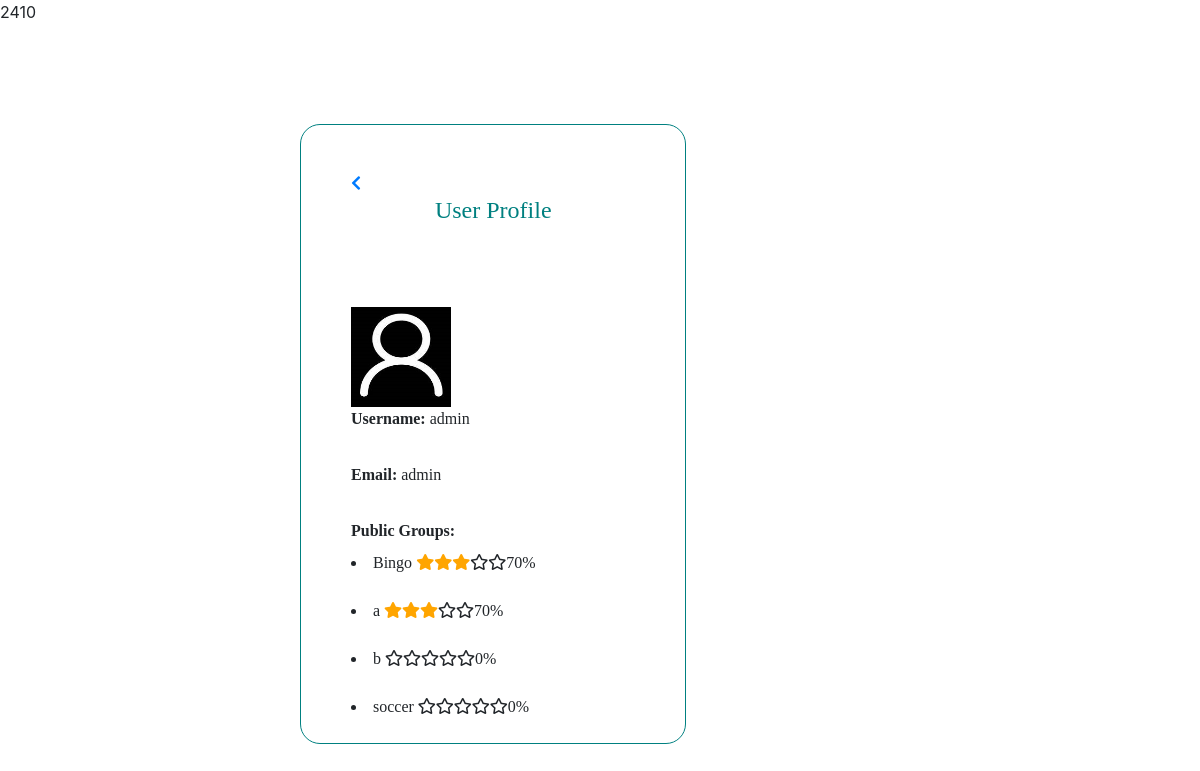
Before: /allprofile.php?id=20 (signed in) with the older database file.
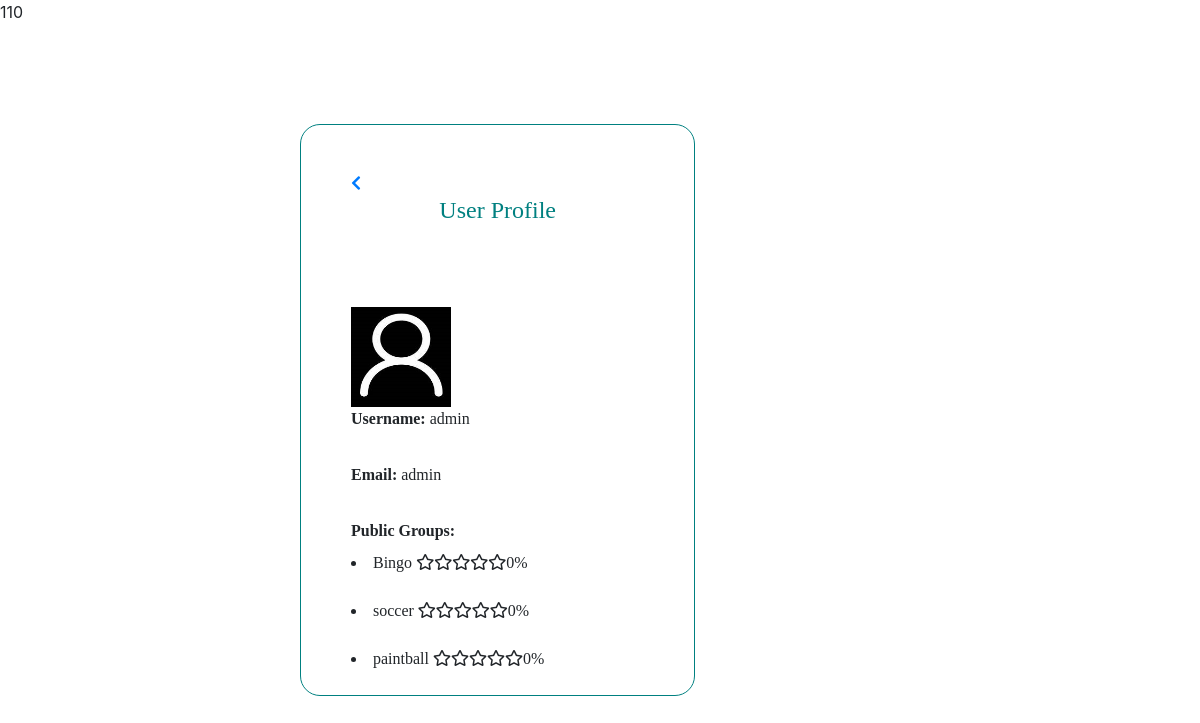
After: the same page with the newer database file.
### tables this page shows
CREATE TABLE `groups` (
  `group_id` int(11) NOT NULL,
  `group_name` text NOT NULL,
  `owner_id` int(11) NOT NULL,
  `privacy` text NOT NULL
);

CREATE TABLE `users` (
  `user_id` int(30) NOT NULL,
  `user_name` varchar(30) NOT NULL,
  `email_id` varchar(30) NOT NULL,
  `password` varchar(30) NOT NULL,
  `user_image` text NOT NULL,
  `posts` text,
  `comments` text NOT NULL
);

### allprofile.php (the view, shortened to what this page needs)
<!DOCTYPE html>
<html>
<head>
<link rel ="stylesheet" a href="css\uprofile.css">
<link rel="stylesheet" href="https://use.fontawesome.com/releases/v5.0.13/css/all.css"
>
<link rel="stylesheet" href="https://stackpath.bootstrapcdn.com/bootstrap/4.1.1/css/bootstrap.min.css"
>
</head>
<body>
<?php
    require_once('./mysqli_connect.php');
    if(isset($_GET['id'])){
         $user_id = $_GET['id'];
         $user="SELECT user_name,user_image,email_id FROM `users` WHERE user_id = '$user_id' ";
       	 $r_user= mysqli_query($dbc,$user);
       	 $row_user=mysqli_fetch_array($r_user);
       	 $user_name = $row_user['user_name'];
       	 $mail=$row_user['email_id'];
       	   if($row_user['user_image']==""){
                $dp="";
                $dp=$dp."default.jpg";
              }
              else{
              	$dp =$row_user['user_image'];
              }
        $g_name = "SELECT groups.group_name,groups.group_id FROM `groups` INNER JOIN `user_groups` where user_groups.user_id='$user_id' AND groups.group_id=user_groups.group_id AND groups.privacy='public' and groups.group_name!='Global'";
      	 $gn_result= mysqli_query($dbc,$g_name);
       $profile='';
       $profile=$profile."<div class='profilepage'>";
       $profile=$profile."<a style='margin-top:50px;margin-left:50px;' href=home.php <i class='fas fa-chevron-left' ></i></a>";
       $profile=$profile."<H4 style='text-align:center; color:teal; margin-top:0px;'>User Profile</H4><br>";
       $profile=$profile."<div id='aligns'>";
       $profile=$profile."<img width='100' height='100' src ='img/$dp'><br>";
       $profile=$profile."<label>Username:</label>";
       $profile=$profile." $user_name<br><br>";
       $profile=$profile."<label>Email:</label>";
       $profile=$profile." $mail<br><br>";
       $profile=$profile."<label>Public Groups:</label><br>";
       if($result = $gn_result->num_rows > 0)
       {
       while( $rowg= mysqli_fetch_array($gn_result)){
           $group_name=$rowg['group_name'];
           $group_id = $rowg['group_id'];
           	$profile=$profile."<li>$group_name  ";
          $countsql = "select count(*) from rating_info inner join posts where posts.group_id ='$group_id' and rating_info.user_id = '$user_id' and rating_info.post_id = posts.post_id";
            $cnt_result= mysqli_query($dbc,$countsql);
            $row_count= mysqli_fetch_array($cnt_result);
             $count = $row_count['count(*)'];
          $countsql1 = "select count(*) from posts where user_id='$user_id' and group_id='$group_id'";
          $cnt1_result=mysqli_query($dbc,$countsql1);
          $row_count1=mysqli_fetch_array($cnt1_result);
          $count1 = $row_count1['count(*)'];
          echo  $count1;
            if($count1 >=2 && $count >=2)
            {
                  for($i =1; $i<=5; $i++ )
                  {
                    $profile=$profile."<i class='fas fa-star' style='color:orange'></i>";
                  }
                    $profile=$profile."100%</li> <br>";
            }
            else if($count1 >=2 && $count<2){
                 for($i =1; $i<=1; $i++ )
                  {
                     for($j =1; $j<=3; $j++ )
                     {
                       $profile=$profile."<i class='fas fa-star' style='color:orange'></i>";
                      }
                     $profile=$profile."<i class='far fa-star'></i>";
                     $profile=$profile."<i class='far fa-star'></i>";
                  }
                  $profile=$profile."70%</li> <br>";
            }
            else{
                    for($i =1; $i<=5; $i++ )
                  {
                    $profile=$profile."<i class='far fa-star'></i>";
                  }
                  $profile=$profile."0%</li> <br>";
            }
       }
   }else{
   	$profile=$profile."No public groups";
   }
       $profile=$profile."</div>";
       $profile=$profile."<div id='imgg'style='float:right';>";
       $profile=$profile."</form>";
       $profile=$profile."</div>";
       $profile=$profile."</div>";
       echo $profile;
    }
    ?>
</body>
</html>

### css/uprofile.css (style rules this page uses)
.profilepage { border:1px solid teal; margin-left: 300px; margin-top: 100px; margin-right: 200px; margin-bottom: 300px; border-radius: 20px; position: fixed; font-family: Verdana; }
#aligns { margin-left: 50px; margin-top: 50px; float: left; }
label { font-weight: bold; }

Changed rows visible on the page:
removed groups: count1 "4", group_name "a"
removed groups: count1 "1", group_name "b"
computed for groups "Bingo": count1 "2" → "1"
computed for groups "soccer": count1 "0" → "1"
added groups: count1 "0", group_name "paintball"
Other visible differences:
text no longer shown: "0% 0% 70% 70%"
text now shown: "0% 0% 0%"
